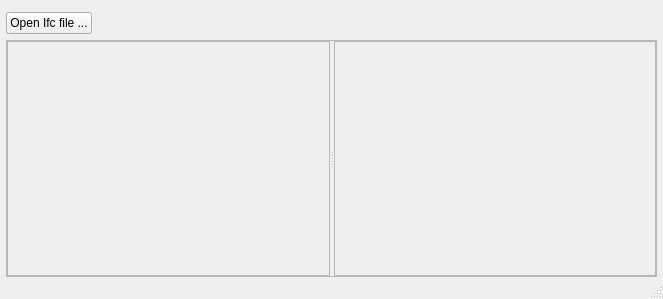
<?xml version="1.0" encoding="UTF-8"?>
<ui version="4.0">
 <class>MainWindow</class>
 <widget class="QMainWindow" name="MainWindow">
  <property name="geometry">
   <rect>
    <x>0</x>
    <y>0</y>
    <width>663</width>
    <height>299</height>
   </rect>
  </property>
  <property name="sizePolicy">
   <sizepolicy hsizetype="Minimum" vsizetype="Minimum">
    <horstretch>0</horstretch>
    <verstretch>0</verstretch>
   </sizepolicy>
  </property>
  <property name="windowTitle">
   <string>IfcRunner</string>
  </property>
  <widget class="QWidget" name="centralwidget">
   <layout class="QVBoxLayout" name="verticalLayout">
    <property name="spacing">
     <number>6</number>
    </property>
    <property name="leftMargin">
     <number>6</number>
    </property>
    <property name="topMargin">
     <number>12</number>
    </property>
    <property name="rightMargin">
     <number>6</number>
    </property>
    <property name="bottomMargin">
     <number>0</number>
    </property>
    <item>
     <layout class="QHBoxLayout" name="horizontalLayout_2">
      <item>
       <widget class="QPushButton" name="btLoad">
        <property name="sizePolicy">
         <sizepolicy hsizetype="Preferred" vsizetype="Fixed">
          <horstretch>0</horstretch>
          <verstretch>0</verstretch>
         </sizepolicy>
        </property>
        <property name="text">
         <string>Open Ifc file ...</string>
        </property>
       </widget>
      </item>
      <item>
       <widget class="QLabel" name="labelStatus">
        <property name="sizePolicy">
         <sizepolicy hsizetype="MinimumExpanding" vsizetype="Preferred">
          <horstretch>0</horstretch>
          <verstretch>0</verstretch>
         </sizepolicy>
        </property>
        <property name="text">
         <string/>
        </property>
       </widget>
      </item>
     </layout>
    </item>
    <item>
     <widget class="QFrame" name="frameContent">
      <property name="sizePolicy">
       <sizepolicy hsizetype="Preferred" vsizetype="MinimumExpanding">
        <horstretch>0</horstretch>
        <verstretch>0</verstretch>
       </sizepolicy>
      </property>
      <property name="frameShape">
       <enum>QFrame::Shape::StyledPanel</enum>
      </property>
      <property name="frameShadow">
       <enum>QFrame::Shadow::Raised</enum>
      </property>
      <layout class="QHBoxLayout" name="horizontalLayout">
       <property name="leftMargin">
        <number>0</number>
       </property>
       <property name="topMargin">
        <number>0</number>
       </property>
       <property name="rightMargin">
        <number>0</number>
       </property>
       <property name="bottomMargin">
        <number>0</number>
       </property>
       <item>
        <widget class="QSplitter" name="splitter">
         <property name="orientation">
          <enum>Qt::Orientation::Horizontal</enum>
         </property>
         <widget class="QFrame" name="frameTree">
          <property name="sizePolicy">
           <sizepolicy hsizetype="Minimum" vsizetype="Preferred">
            <horstretch>0</horstretch>
            <verstretch>0</verstretch>
           </sizepolicy>
          </property>
          <property name="frameShape">
           <enum>QFrame::Shape::StyledPanel</enum>
          </property>
          <property name="frameShadow">
           <enum>QFrame::Shadow::Raised</enum>
          </property>
         </widget>
         <widget class="QFrame" name="frame3D">
          <property name="sizePolicy">
           <sizepolicy hsizetype="Expanding" vsizetype="Expanding">
            <horstretch>0</horstretch>
            <verstretch>0</verstretch>
           </sizepolicy>
          </property>
          <property name="frameShape">
           <enum>QFrame::Shape::StyledPanel</enum>
          </property>
          <property name="frameShadow">
           <enum>QFrame::Shadow::Raised</enum>
          </property>
         </widget>
        </widget>
       </item>
      </layout>
     </widget>
    </item>
   </layout>
  </widget>
  <widget class="QMenuBar" name="menubar">
   <property name="geometry">
    <rect>
     <x>0</x>
     <y>0</y>
     <width>663</width>
     <height>24</height>
    </rect>
   </property>
  </widget>
  <widget class="QStatusBar" name="statusbar"/>
 </widget>
 <resources/>
 <connections/>
</ui>
